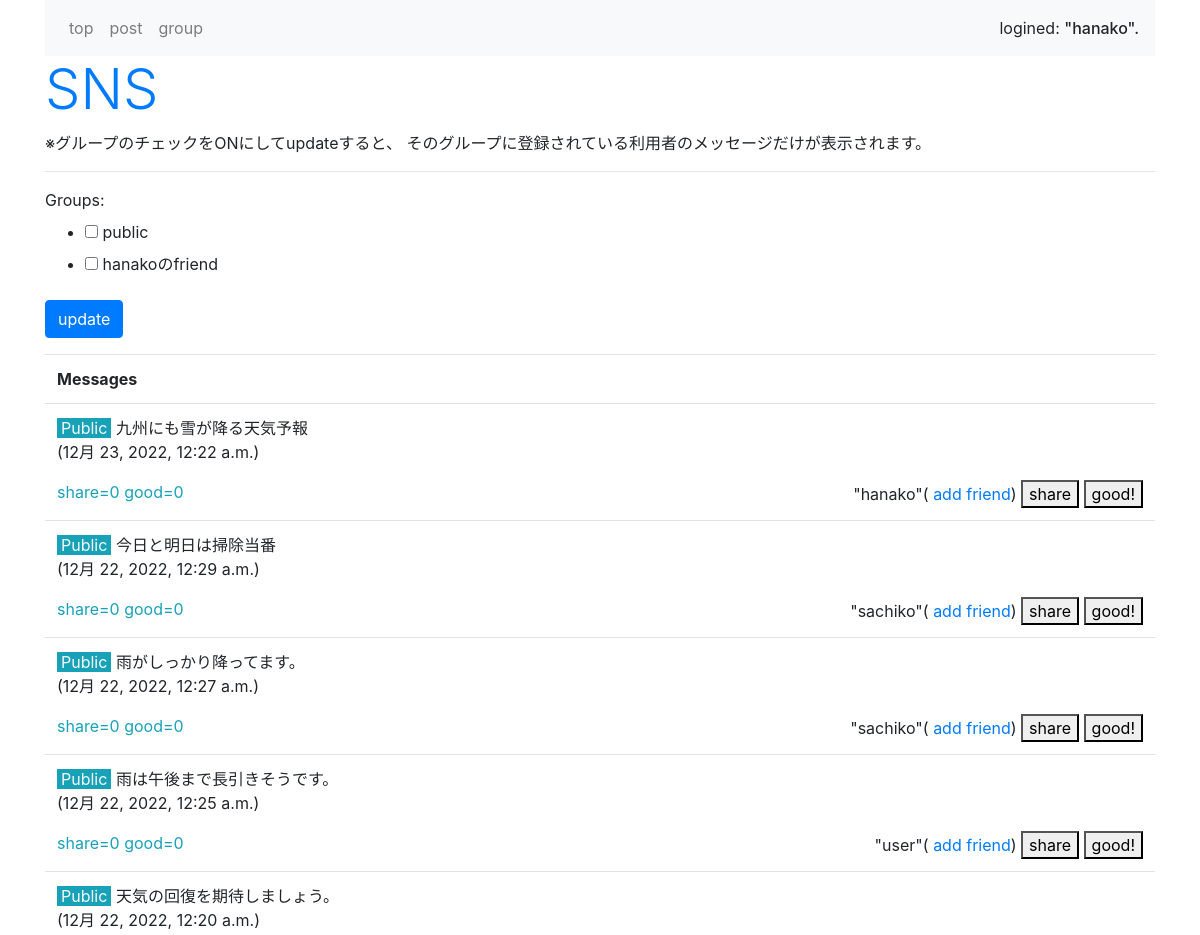
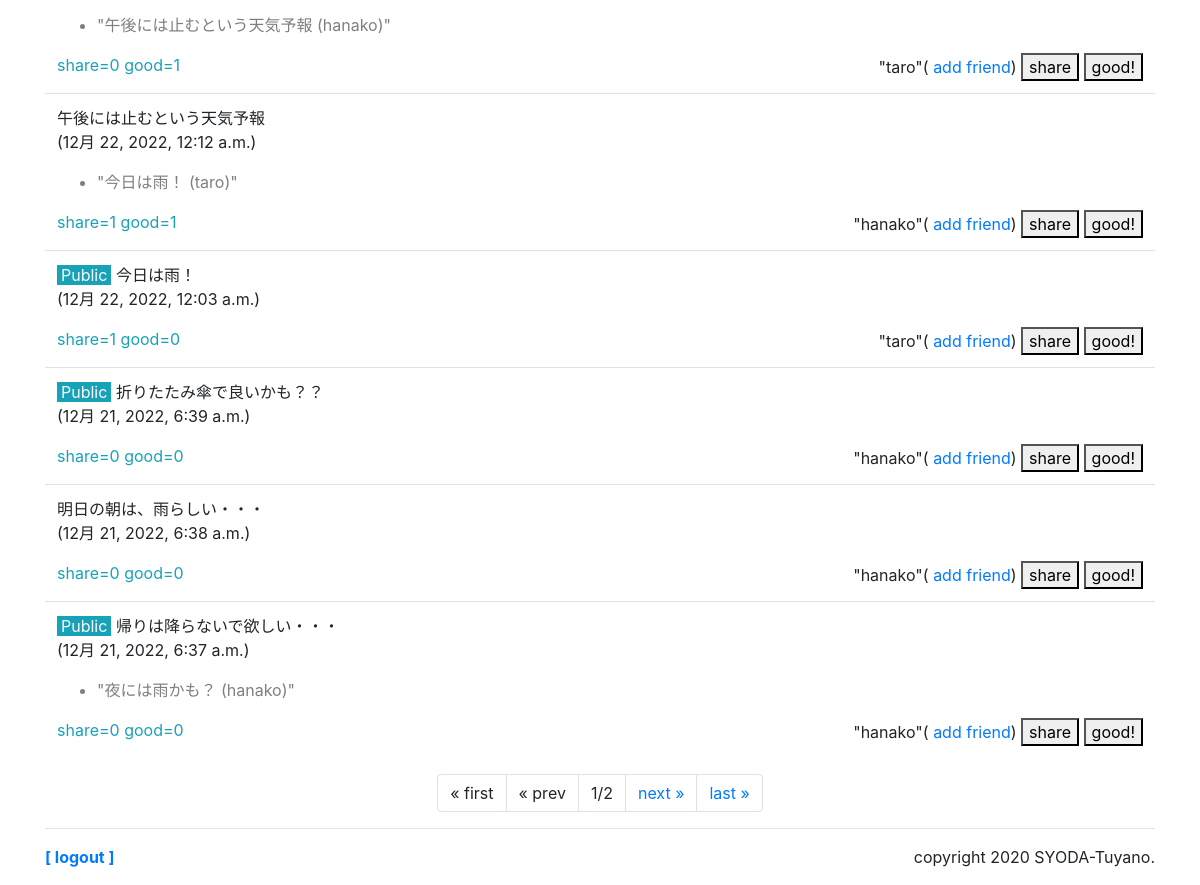
The page /sns/ (signed in) on the database its author committed (2 pictures, top to bottom).
### sns/models.py (models this page shows)
class Message(models.Model):
    owner = models.ForeignKey(User, on_delete=models.CASCADE, \
        related_name='message_owner')
    group = models.ForeignKey('Group', on_delete=models.CASCADE)
    content = models.TextField(max_length=1000)
    share_id = models.IntegerField(default=-1)
    good_count = models.IntegerField(default=0)
    share_count = models.IntegerField(default=0)
    pub_date = models.DateTimeField(auto_now_add=True)
    def __str__(self):
        return str(self.content) + ' (' + str(self.owner) + ')'
    def get_share(self):
        return Message.objects.get(id=self.share_id)
    class Meta:
        ordering = ('-pub_date',)

### sns/views.py (the view)
# urls.py: path('', views.index, name='index'),
@login_required(login_url='/admin/login/')
def index(request, page=1):
    (public_user, public_group) = get_public()
    if request.method == 'POST':
        checkform = GroupCheckForm(request.user,request.POST)
        glist = []
        for item in request.POST.getlist('groups'):
            glist.append(item)
        messages = get_your_group_message(request.user, \
                glist, page)
    else:
        checkform = GroupCheckForm(request.user)
        gps = Group.objects.filter(owner=request.user)
        glist = [public_group.title]
        for item in gps:
            glist.append(item.title)
        messages = get_your_group_message(request.user, glist, page)
    params = {
        'login_user':request.user,
        'contents':messages,
        'check_form':checkform,
    }
    return render(request, 'sns/index.html', params)

### sns/forms.py
class GroupCheckForm(forms.Form):
    def __init__(self, user, *args, **kwargs):
        super(GroupCheckForm, self).__init__(*args, **kwargs)
        public = User.objects.filter(username='public').first()
        self.fields['groups'] = forms.MultipleChoiceField(
            choices=[(item.title, item.title) for item in \
                Group.objects.filter(owner__in=[user,public])],
            widget=forms.CheckboxSelectMultiple(),
        )

### sns/views.py (called while the page is built)
def get_your_group_message(owner, glist, page):
    page_num = 10
    (public_user,public_group) = get_public()
    groups = Group.objects.filter(Q(owner=owner) \
            |Q(owner=public_user)).filter(title__in=glist)
    me_friends = Friend.objects.filter(group__in=groups)
    me_users = []
    for f in me_friends:
        me_users.append(f.user)
    his_groups = Group.objects.filter(owner__in=me_users)
    his_friends = Friend.objects.filter(user=owner) \
            .filter(group__in=his_groups)
    me_groups = []
    for hf in his_friends:
        me_groups.append(hf.group)
    messages = Message.objects.filter(Q(group__in=groups) \
        |Q(group__in=me_groups))
    page_item = Paginator(messages, page_num)
    return page_item.get_page(page)

def get_public():
    public_user = User.objects.filter(username='public').first()
    public_group = Group.objects.filter \
            (owner=public_user).first()
    return (public_user, public_group)

### sns/templates/sns/index.html (shortened to what this page needs)
{% extends 'sns/layout.html' %}
{% block header %}
<h1 class="display-4 text-primary">SNS</h1>
<p>※グループのチェックをONにしてupdateすると、
そのグループに登録されている利用者のメッセージだけが表示されます。</p>
{% endblock %}
{% block content %}
<hr>
<div>
    <form action="{% url 'index' %}" method="post" name="group_form">
        {{check_form}}
        <div>
            <button class="btn btn-primary">update</button>
        </div>
    </form>
</div>
<table class="table mt-3">
    <tr><th>Messages</th></tr>
{% for item in contents %}
    <tr><td>
    <p class="my-0">
        {% if item.group.title == 'public' %}
        <span class="bg-info text-light px-1">Public</span>
        {% endif %}
        {{item.content}}</p>
    <p class=""> ({{item.pub_date}})</p>
    {% if item.share_id > 0 %}
    <ul><li class="text-black-50">"{{item.get_share}}"</li></ul>
    {% endif %}
    <span class="float-left text-info">
        share={{item.share_count}} good={{item.good_count}}
    </span>
    <span class="float-right">
        "{{item.owner}}"(<a href="{% url 'add' %}?name={{item.owner}}">
            add friend</a>)
        <a href="{% url 'share' item.id %}">
            <button class="py-0">share</button></a>
        <a href="{% url 'good' item.id %}">
            <button class="py-0">good!</button></a>
    </span>
</td></tr>
{% endfor %}
</table>
<ul class="pagination justify-content-center">
    {% if contents.has_previous %}
    <li class="page-item">
        <a class="page-link" href="javascript:sendGroupForm(1);">
            &laquo; first</a>
    </li>
    <li class="page-item">
        <a class="page-link"
        href="javascript:sendGroupForm({{contents.previous_page_number}});">
            &laquo; prev</a>
    </li>
    {% else %}
    <li class="page-item">
        <a class="page-link">&laquo; first</a>
    </li>
    <li class="page-item">
        <a class="page-link">&laquo; prev</a>
    </li>
    {% endif %}
    <li class="page-item">
        <a class="page-link">
        {{contents.number}}/{{contents.paginator.num_pages}}</a>
    </li>
    {% if contents.has_next %}
    <li class="page-item">
        <a class="page-link"
        href="javascript:sendGroupForm({{contents.next_page_number }});">
            next &raquo;</a>
    </li>
    <li class="page-item">
        <a class="page-link"
        href="javascript:sendGroupForm({{contents.paginator.num_pages}});">
            last &raquo;</a>
    </li>
    {% endif %}
</ul>
{% endblock %}

### sns/templates/sns/layout.html (shortened to what this page needs)
{% load static %}
<!DOCTYPE html>
<html lang="ja">
<head>
    <link rel="stylesheet"
    href="https://stackpath.bootstrapcdn.com/bootstrap/4.3.1/css/bootstrap.min.css"
>
</head>
<body class="container">
    <nav class="navbar navbar-expand navbar-light bg-light">
    <ul class="navbar-nav mr-auto">
        <li class="nav-item">
            <a class="nav-link" href="{% url 'index' %}">top</a>
        </li>
        <li class="nav-item">
            <a class="nav-link" href="{% url 'post' %}">post</a>
        </li>
        <li class="nav-item">
            <a class="nav-link" href="{% url 'groups' %}">group</a>
        </li>
    </ul>
    <span>logined: <span class="h6">"{{login_user}}".</span></span>
    </nav>
    <div>{% block header %}
        {% endblock %}</div>
    <div class="content">{% block content %}
        {% endblock %}</div>
    <hr>
    <div class="my-3">
        <span class="font-weight-bold">
            <a href="/admin/logout?next=/sns/">
                [ logout ]</a></span>
        <span class="float-right">copyright 2020
            SYODA-Tuyano.</span>
    </div>
</body>
</html>

### rows shown on the page
Message: shows "Public", content "九州にも雪が降る天気予報", pub_date "12月 23, 2022, 12:22 a.m.", share_count "0", good_count "0", owner "hanako"
Message: shows "Public", content "今日と明日は掃除当番", pub_date "12月 22, 2022, 12:29 a.m.", share_count "0", good_count "0", owner "sachiko"
Message: shows "Public", content "雨がしっかり降ってます。", pub_date "12月 22, 2022, 12:27 a.m.", share_count "0", good_count "0", owner "sachiko"
Message: shows "Public", content "雨は午後まで長引きそうです。", pub_date "12月 22, 2022, 12:25 a.m.", share_count "0", good_count "0", owner "user"
Message: shows "Public", content "天気の回復を期待しましょう。", pub_date "12月 22, 2022, 12:20 a.m.", get_share "午後には止むという天気予報 (hanako)", share_count "0", good_count "1", owner "taro"
Message: content "午後には止むという天気予報", pub_date "12月 22, 2022, 12:12 a.m.", get_share "今日は雨！ (taro)", share_count "1", good_count "1", owner "hanako"
Message: shows "Public", content "今日は雨！", pub_date "12月 22, 2022, 12:03 a.m.", share_count "1", good_count "0", owner "taro"
Message: shows "Public", content "折りたたみ傘で良いかも？？", pub_date "12月 21, 2022, 6:39 a.m.", share_count "0", good_count "0", owner "hanako"
Message: content "明日の朝は、雨らしい・・・", pub_date "12月 21, 2022, 6:38 a.m.", share_count "0", good_count "0", owner "hanako"
Message: shows "Public", content "帰りは降らないで欲しい・・・", pub_date "12月 21, 2022, 6:37 a.m.", get_share "夜には雨かも？ (hanako)", share_count "0", good_count "0", owner "hanako"

### other values the page prints
{{ login_user }} "hanako"
{{ contents.number }} "1"
{{ contents.paginator.num_pages }} "2"
